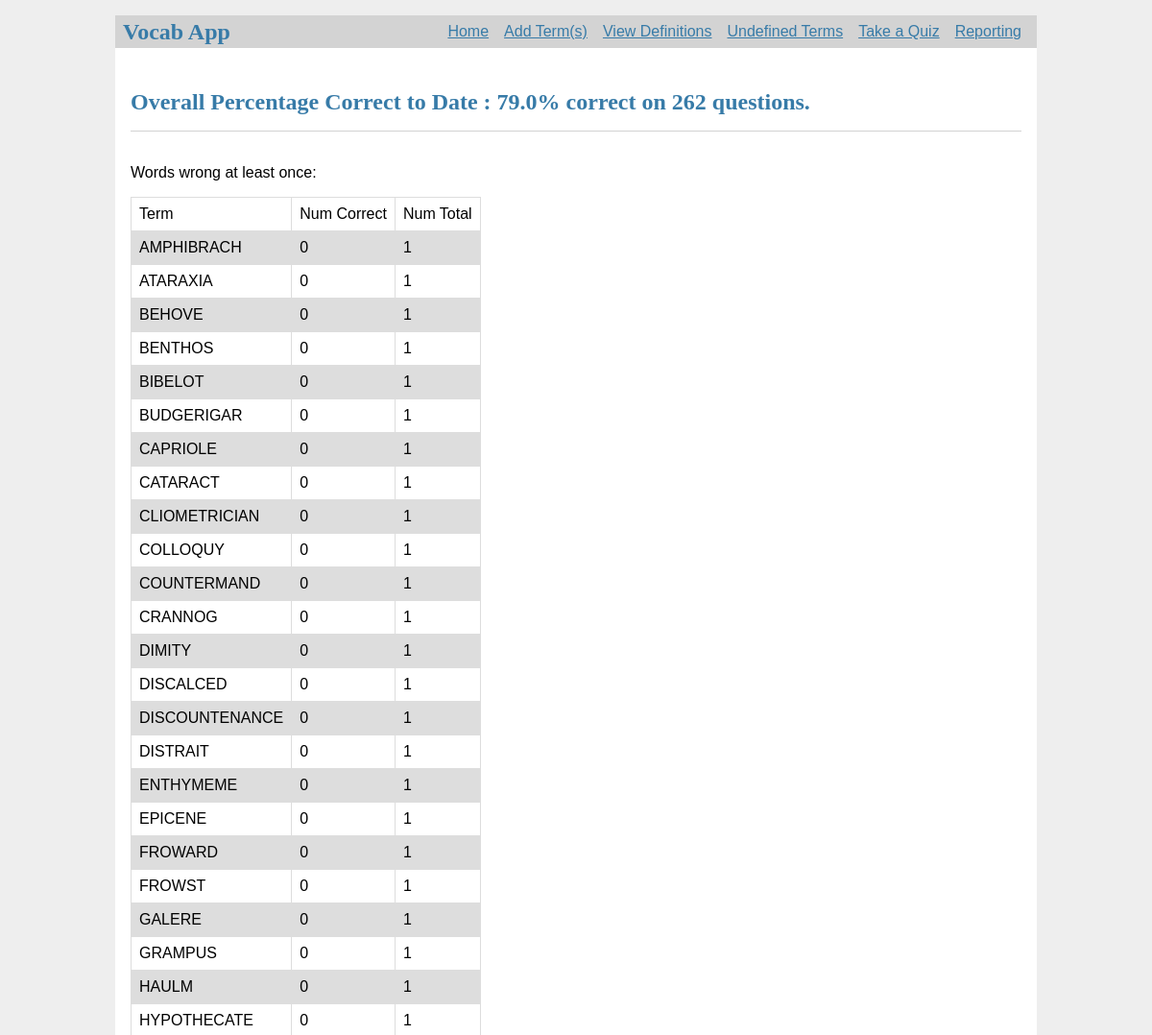
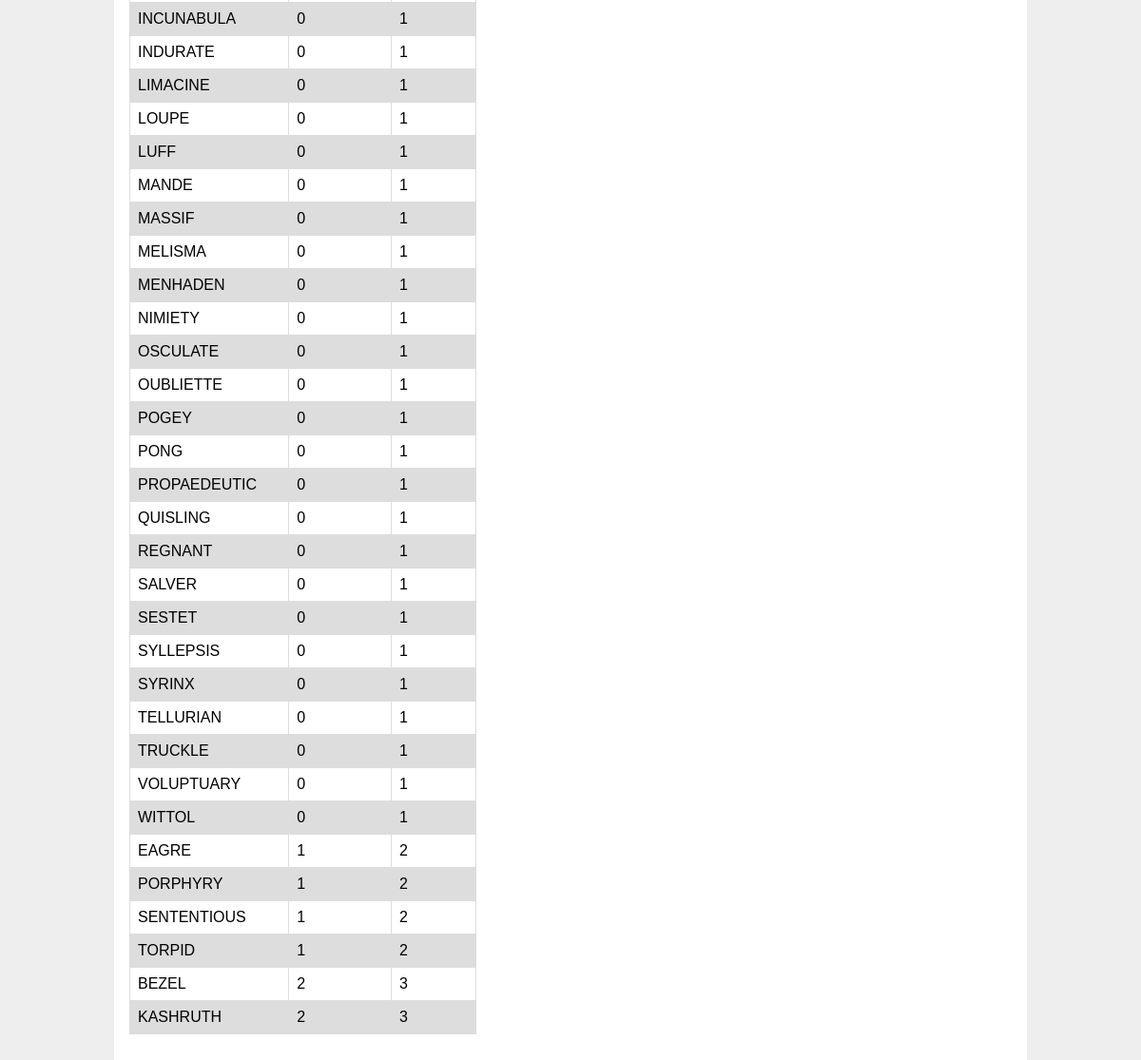
Screenshot of /reporting with the database file from the repository (2 pictures, top to bottom).
### tables this page shows
CREATE TABLE "defined" (
	`id`	INTEGER,
	`term`	TEXT,
	`part_of_speech`	TEXT,
	`definition`	TEXT,
	`quizzed`	INTEGER,
	`correct2`	INTEGER,
	`date_added`	TEXT,
	PRIMARY KEY(`id`)
);

### flask-sqlite.py (the view)
@app.route('/reporting')
def reporting():
    con = sql.connect("vocab.db")
    con.row_factory = sql.Row
    cur = con.cursor()
    cur.execute("select round(sum(correct)*100.0/count(correct)*1.0,1), count(correct) from quizquestion")
    row = cur.fetchone();
    oall = str(row[0]) + "% correct on " + str(row[1]) + " questions."
    cur.execute(
        'select term, sum(correct) as cor, count(correct) as tot, sum(correct)*1.0/count(correct)*1.0 as pct from quizquestion, defined where term_id = id group by term having pct < 1.0 order by pct, tot desc')
    rows = cur.fetchall();
    con.close()
    return render_template("reporting.html", oall=oall, rows=rows)

### templates/reporting.html
{% extends 'base.html' %}
{% block header %}
 <h2>{% block title %}<br>Overall Percentage Correct to Date : {{ oall }}{% endblock %}</h2>
{% endblock %}
{% block content %}
<br><p>Words wrong at least once:</p>
	  <table id="basictable">
         <thead>
            <td>Term</td>
            <td>Num Correct</td>
            <td>Num Total</td>
         </thead>
	  {% for row in rows %}
            <tr class="{{ loop.cycle('odd', 'even') }}">
               <td>{{row[0]}}</td>
               <td>{{row[1]}}</td>
               <td> {{ row[2]}}</td>
            </tr>
         {% endfor %}
      </table>
<br><br>
{% endblock %}

### templates/base.html (shortened to what this page needs)
<!doctype html>
<link rel="stylesheet" href="{{ url_for('static', filename='style.css') }}">
<nav>
  <h1>Vocab App</h1>
  <ul>
      <li><a href="{{ url_for('home') }}">Home</a>
      <li><a href="{{ url_for('new_term') }}">Add Term(s)</a>
      <li><a href="{{ url_for('deflist') }}">View Definitions</a>
      <li><a href="{{ url_for('udeflist') }}">Undefined Terms</a>
      <li><a href="{{ url_for('quiz') }}">Take a Quiz</a>
      <li><a href="{{ url_for('reporting') }}">Reporting</a>
  </ul>
</nav>
<section class="content">
  <header>
    {% block header %}{% endblock %}
  </header>
  {% block content %}{% endblock %}
</section>

### static/style.css (style rules this page uses)
.odd { background-color: #ddd; }
#basictable { border-collapse: collapse; }
#basictable td, #basictable th { border: 1px solid #ddd; padding: 8px; }
h1, h2, h3, h4, h5, h6 { font-family: serif; color: #377ba8; margin: 1rem 0; }
a { color: #377ba8; }
nav { background: lightgray; display: flex; align-items: center; padding: 0 0.5rem; }
nav h1 { flex: auto; margin: 0; }
nav ul { display: flex; list-style: none; margin: 0; padding: 0; }
nav ul li a, nav ul li span, header .action { display: block; padding: 0.5rem; }
.content { padding: 0 1rem 1rem; }
.content > header { border-bottom: 1px solid lightgray; display: flex; align-items: flex-end; }
.content:last-child { margin-bottom: 0; }

### rows the page displays
defined: term "AMPHIBRACH", row "0", row "1"
defined: term "BEHOVE", row "0", row "1"
defined: term "BENTHOS", row "0", row "1"
defined: term "BIBELOT", row "0", row "1"
defined: term "BUDGERIGAR", row "0", row "1"
defined: term "CATARACT", row "0", row "1"
defined: term "CLIOMETRICIAN", row "0", row "1"
defined: term "COLLOQUY", row "0", row "1"
defined: term "CRANNOG", row "0", row "1"
defined: term "DIMITY", row "0", row "1"
defined: term "DISTRAIT", row "0", row "1"
defined: term "ENTHYMEME", row "0", row "1"
defined: term "GRAMPUS", row "0", row "1"
defined: term "HAULM", row "0", row "1"
defined: term "HYPOTHECATE", row "0", row "1"
defined: term "INCUNABULA", row "0", row "1"
defined: term "LOUPE", row "0", row "1"
defined: term "MANDE", row "0", row "1"
defined: term "MASSIF", row "0", row "1"
defined: term "MELISMA", row "0", row "1"
defined: term "MENHADEN", row "0", row "1"
defined: term "OSCULATE", row "0", row "1"
defined: term "OUBLIETTE", row "0", row "1"
defined: term "QUISLING", row "0", row "1"
defined: term "REGNANT", row "0", row "1"
defined: term "SESTET", row "0", row "1"
defined: term "SYLLEPSIS", row "0", row "1"
defined: term "SYRINX", row "0", row "1"
defined: term "WITTOL", row "0", row "1"

### other values shown
{{ oall }} "79.0% correct on 262 questions."
{{ row[0] }} "ATARAXIA" "CAPRIOLE" "COUNTERMAND" "DISCALCED" "DISCOUNTENANCE" "EPICENE" "FROWARD" "FROWST" "GALERE" "INDURATE" "LIMACINE" "LUFF" "NIMIETY" "POGEY" "PONG" "PROPAEDEUTIC" "SALVER" "TELLURIAN" "TRUCKLE" "VOLUPTUARY" "EAGRE" "PORPHYRY" "SENTENTIOUS" "TORPID" "BEZEL" "KASHRUTH"
{{ row[1] }} "0" "0" "0" "0" "0" "0" "0" "0" "0" "0" "0" "0" "0" "0" "0" "0" "0" "0" "0" "0" "1" "1" "1" "1" "2" "2"
{{ row[2] }} "1" "1" "1" "1" "1" "1" "1" "1" "1" "1" "1" "1" "1" "1" "1" "1" "1" "1" "1" "1" "2" "2" "2" "2" "3" "3"
